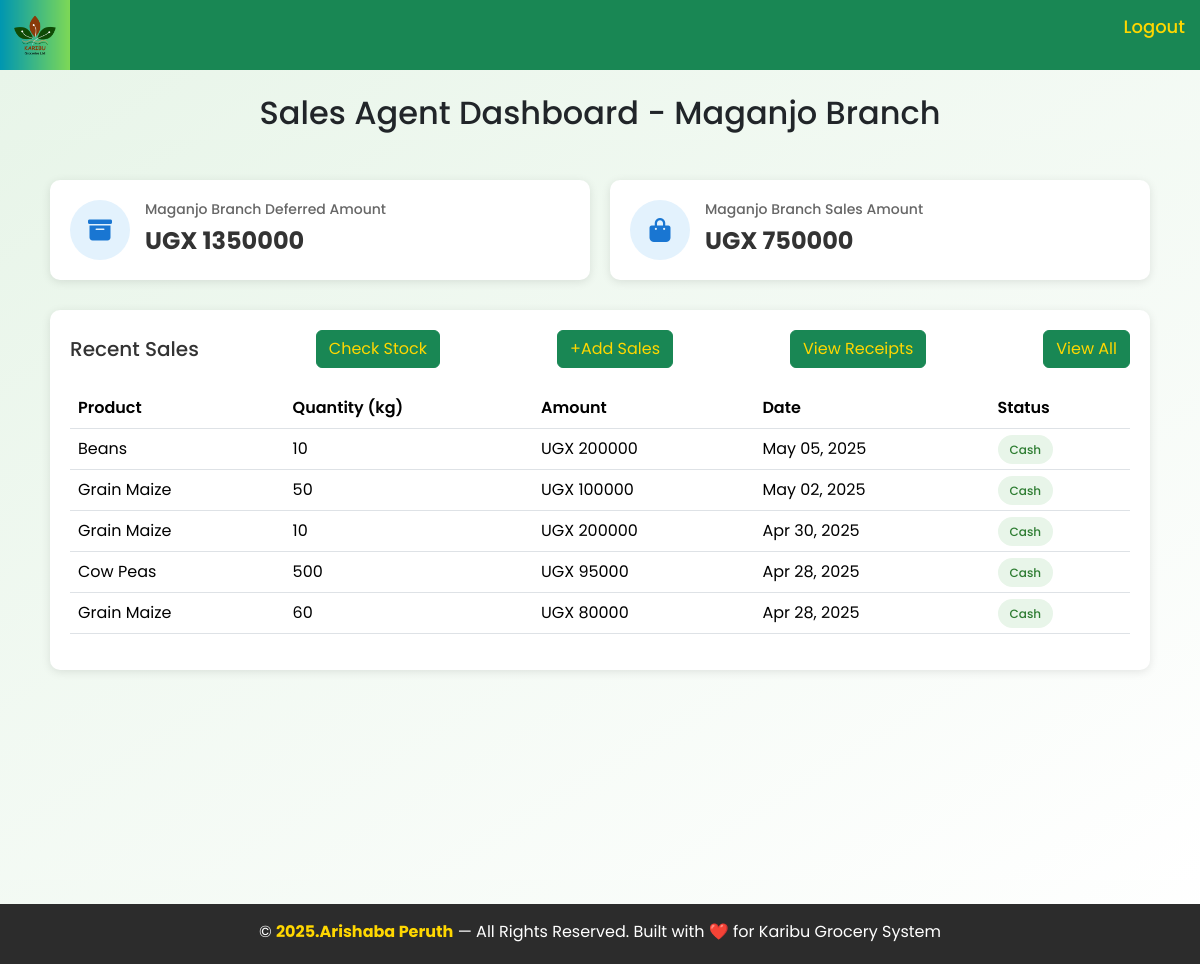
The page /dashboard2/ (signed in) on the database as committed earlier.
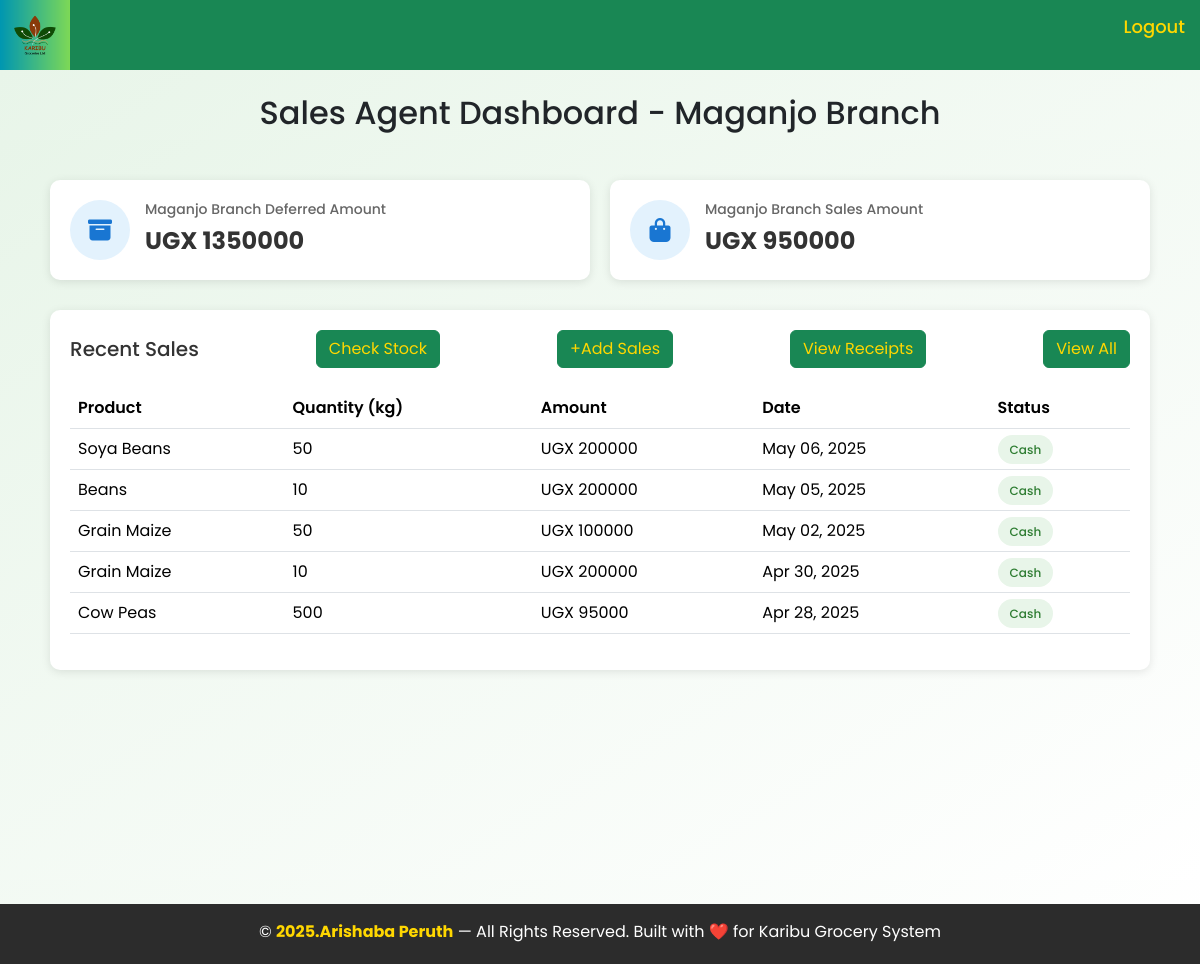
The same page on the database as committed later.
### homeapp/models.py (models this page shows, shortened)
class Branch(models.Model):
    branch_name = models.CharField(max_length=255, null=True)

class Sale(models.Model):
    Name_of_produce = models.ForeignKey(Stock, blank=True, null=True, on_delete=models.CASCADE)
    item_name = models.CharField(blank=True, null=True)
    Tonnage_in_kgs = models.IntegerField(blank=False)
    Amount_paid = models.IntegerField(default=0,blank=False)
    Branch = models.ForeignKey(Branch, blank=True, null=True, on_delete=models.CASCADE)
    Sales_agent_name = models.CharField(blank=False)
    Date_time = models.DateTimeField(auto_now_add=True)
    Name_of_buyer = models.CharField(blank=True)
    method_of_payment = models.CharField(choices=[("Cash", "Cash"), ("Credit", "Credit")],blank=True, null=True)

class Stock(models.Model):
    Name_of_produce = models.CharField(max_length=100, null=True)
    Produce_type = models.CharField(choices=[("Internal","Internal"), ("External","External")] ,blank=True, null=True)
    Date = models.DateField(auto_now_add=True)
    Tonnage_in_kgs = models.IntegerField(blank=False, default=0)
    total_quantity = models.IntegerField(default=0,blank=True, null=True)
    Cost = models.IntegerField(blank=False, default=0)
    Unit_price = models.IntegerField(blank=True, null=True)
    Dealer_name = models.CharField(blank=False, default=0)
    Branch = models.ForeignKey(Branch,blank=True, null=True, on_delete=models.CASCADE)
    Contact = models.IntegerField(default=0, blank=False)
    received_quantity = models.IntegerField(default=0,blank=True,null=True)
    def __str__(self):
        return self.Name_of_produce

### homeapp/views.py (the view)
# urls.py: path('dashboard2/', views.salesagent, name='salesagent'),
@login_required
def salesagent(request):
    if not (request.user.is_salesagent or request.user.is_salesagent_2):
        return HttpResponseForbidden("You do not have permission to access this page.")
    branch_name = 'Maganjo' if request.user.is_salesagent else 'Matugga'
    branch = Branch.objects.get(branch_name=branch_name)
    stock_items = Stock.objects.filter(Branch=branch)
    sales = Sale.objects.filter(Branch=branch).order_by('-Date_time')[:5]
    total_sales = Sale.objects.filter(Branch=branch).aggregate(
        total=Sum('Amount_paid')
    )['total'] or 0
    total_deferred = Deferred_Payment.objects.filter(Branch=branch).aggregate(
        total=Sum('Amount_due')
    )['total'] or 0
    context = {
        'stock_items': stock_items,
        'sales': sales,
        'branch_name': branch_name,
        'total_sales': total_sales,
        'total_deferred': total_deferred
    }
    return render(request, 'homeapp/dashboard2.html', context)

### homeapp/templates/homeapp/dashboard2.html
{% extends 'homeapp/base.html' %}
{% load static %}
{% block content %}
<main style="height: 100%; margin: 0; padding: 0; display: flex; flex-direction: column; background: linear-gradient(to bottom right, #e8f5e9, #ffffff);">
    <br><h2 style="text-align: center;">Sales Agent Dashboard - {{ branch_name }} Branch</h2>
    <div class="dashboard-container" style="background: linear-gradient(to bottom right, #e8f5e9, #ffffff);">
        <div class="main-content">
            <div class="stats-container">
                <div class="stat-card">
                    <div class="stat-icon">
                        <i class="fas fa-archive"></i>
                    </div>
                    <div class="stat-info">
                        <h3>{{ branch_name }} Branch Deferred Amount</h3>
                        <p>UGX {{ total_deferred|floatformat:0 }}</p>
                    </div>
                </div>
                <div class="stat-card">
                    <div class="stat-icon">
                        <i class="fas fa-shopping-bag"></i>
                    </div>
                    <div class="stat-info">
                        <h3>{{ branch_name }} Branch Sales Amount</h3>
                        <p>UGX {{ total_sales|floatformat:0 }}</p>
                    </div>
                </div>
            </div>
            <div class="recent-activity">
                <div class="section-header">
                    <h2>Recent Sales</h2>
                    <a href="{% url 'allstock' %}" class="view-all"><button class="btn btn-success" style="color: gold;">Check Stock</button></a>
                    <a href="{% url 'allsales' %}" class="view-all"><button class="btn btn-success" style="color: gold;">+Add Sales</button></a>
                    <a href="{% url 'receipt' %}" class="view-all"><button class="btn btn-success" style="color: gold;">View Receipts</button></a>
                    <a href="{% url 'allsales' %}" class="view-all"><button class="btn btn-success" style="color: gold;">View All</button></a>
                </div>
                <div class="table-responsive">
                    <table class="table">
                        <thead>
                            <tr>
                                <th>Product</th>
                                <th>Quantity (kg)</th>
                                <th>Amount</th>
                                <th>Date</th>
                                <th>Status</th>
                            </tr>
                        </thead>
                        <tbody>
                            {% for sale in sales %}
                            <tr>
                                <td>{{ sale.Name_of_produce }}</td>
                                <td>{{ sale.Tonnage_in_kgs }}</td>
                                <td>UGX {{ sale.Amount_paid }}</td>
                                <td>{{ sale.Date_time|date:"M d, Y" }}</td>
                                <td>
                                    <span class="status {% if sale.method_of_payment == 'Cash' %}paid{% else %}pending{% endif %}">
                                        {{ sale.method_of_payment }}
                                    </span>
                                </td>
                            </tr>
                            {% endfor %}
                        </tbody>
                    </table>
                </div>
            </div>
        </div>
    </div>
</main>
{% endblock%}

### homeapp/templates/homeapp/base.html (shortened to what this page needs)
{% load static %}
<!DOCTYPE html>
<html lang="en">
  <head>
    <link rel="stylesheet" href="{% static 'base.css' %}" />
    <link rel="stylesheet" href="{% static 'style.css' %}" />
    <link rel="stylesheet" href="{% static 'login.css' %}" />
    <link rel="stylesheet" href="{% static 'dashboard1.css' %}" />
    <link rel="stylesheet" href="{% static 'login.css' %}" />
    <link
      rel="stylesheet"
      href="https://cdnjs.cloudflare.com/ajax/libs/font-awesome/6.7.2/css/all.min.css"
    />
    <link
      rel="stylesheet"
      href="{% static 'bootstrap-5.3.5-dist/css/bootstrap.css' %}"
    />
  </head>
  <body style="background: linear-gradient(to bottom right, #e8f5e9, #ffffff)">
    <nav>
      <div class="wrapper">
        <div class="logo"><img src="{% static 'gro3.png' %}" alt="Logo" /></div>
        <ul class="nav-links">
          {% if user.is_authenticated %}
          <li><a href="/logout" style="color: gold">Logout</a></li>
          {% else %}
          <li><a href="/login" style="color: gold">Login</a></li>
          {% endif %}
        </ul>
      </div>
    </nav>
    {% block content %}{% endblock %}
    <br><footer class="footer mt-auto py-3 text-white m-0" style="background-color: #2C2C2C;">
      <div class="container text-center">
          <p class="mb-0">
              &copy; {{ now|date:"Y" }} <span style="color: gold; font-weight: bold;">2025.Arishaba Peruth</span> — All Rights Reserved. Built with ❤️ for Karibu Grocery System
          </p>
      </div>
  </footer>
  </body>
</html>

### homeapp/static/base.css (style rules this page uses)
* { margin: 0; padding: 0; box-sizing: border-box; font-family: 'Poppins', sans-serif; }
body { padding-top: 70px; }
nav { position: fixed; z-index: 99; width: 100%; top: 0; background: #198754; }
nav .wrapper { position: relative; max-width: 1300px; padding: 0; height: 70px; line-height: 70px; margin: auto; display: flex; align-items: center; justify-content: space-between; gap: 20px; }
.wrapper .logo { min-width: 150px; height: 70px; display: flex; align-items: center; padding-left: 0; }
.wrapper .logo img { height: 70px; width: auto; object-fit: contain; margin-left: 0; }
.wrapper .nav-links { display: inline-flex; }
.nav-links li { list-style: none; }
.nav-links li a { color: #f2f2f2; text-decoration: none; font-size: 18px; font-weight: 500; padding: 9px 15px; border-radius: 5px; transition: all 0.3s ease; }

### homeapp/static/dashboard1.css (style rules this page uses)
*, *::before, *::after { margin: 0; padding: 0; box-sizing: border-box; }
html { height: 100%; }
body { min-height: 100vh; display: flex; flex-direction: column; background-color: #f5f6fa; }
.dashboard-container { display: flex; flex: 1 0 auto; min-height: calc(100vh - 60px); position: relative; background-color: #f5f6fa; justify-content: center; padding: 20px; }
.footer { flex-shrink: 0; background-color: #2C2C2C; color: white; padding: 1rem 0; width: 100%; height: 60px; }
.main-content { flex: 1; padding: 20px; margin: 0 auto; width: 100%; max-width: 1200px; }
.stats-container { display: grid; grid-template-columns: repeat(auto-fit, minmax(300px, 1fr)); gap: 20px; margin-bottom: 30px; margin: 0 auto 30px; max-width: 1100px; }
.stat-card { background: #fff; border-radius: 10px; padding: 20px; display: flex; align-items: center; box-shadow: 0 2px 10px rgba(0,0,0,0.1); }
.stat-icon { width: 60px; height: 60px; border-radius: 50%; background-color: #e3f2fd; display: flex; align-items: center; justify-content: center; margin-right: 15px; }
.stat-icon i { font-size: 24px; color: #1976d2; }
.stat-info h3 { margin: 0; font-size: 14px; color: #666; }
.stat-info p { margin: 5px 0 0; font-size: 24px; font-weight: bold; color: #333; }
.recent-activity, .stock-status { background: white; border-radius: 10px; padding: 20px; margin-bottom: 30px; margin: 0 auto 30px; max-width: 1100px; box-shadow: 0 2px 10px rgba(0,0,0,0.1); }
.section-header { display: flex; justify-content: space-between; align-items: center; margin-bottom: 20px; }
.section-header h2 { margin: 0; font-size: 20px; color: #333; }
.view-all { color: #1976d2; text-decoration: none; font-size: 14px; }
.table-responsive { overflow-x: auto; }
.table { width: 100%; border-collapse: collapse; }
.table th { background-color: #f8f9fa; padding: 12px; text-align: left; font-weight: 600; color: #555; }
.table td { padding: 12px; border-top: 1px solid #eee; }
.status { padding: 6px 12px; border-radius: 15px; font-size: 12px; font-weight: 500; }
.status.paid { background-color: #e8f5e9; color: #2e7d32; }
@media (min-width: 769px) { .main-content { margin: 0 auto; } }

Rows that differ between the two databases and show on the page:
no longer on this page (row unchanged): Sale: Name_of_produce "Grain Maize", Tonnage_in_kgs "60", Amount_paid "80000", Date_time "Apr 28, 2025", method_of_payment "Cash"
added Sale: Name_of_produce "Soya Beans", Tonnage_in_kgs "50", Amount_paid "200000", Date_time "May 06, 2025", method_of_payment "Cash"
Other text that changed with them:
{{ total_sales|floatformat:0 }}: "750000" → "950000"
